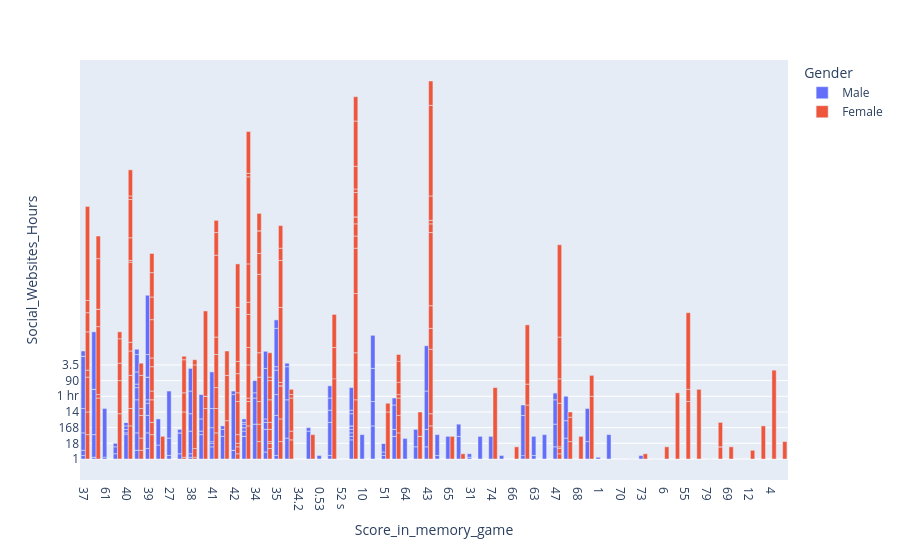

Here is the notebook cell this chart was saved with:
### Code cell
import plotly.express as px
import plotly.graph_objects as go
import pandas as pd
import numpy as np
from scipy import stats

df = pd.read_csv("school.csv")

hours_df = df[[
    "Gender",
    "Ageyears",
    "Score_in_memory_game",
    "Sleep_Hours_Schoolnight", 
    "Sleep_Hours_Non_Schoolnight", 
    "Hanging_Out_With_Friends_Hours",
    "Talking_On_Phone_Hours",
    "Doing_Homework_Hours",
    "Doing_Things_With_Family_Hours",
    "Outdoor_Activities_Hours",
    "Video_Games_Hours",
    "Social_Websites_Hours",
    "Texting_Messaging_Hours",
    "Computer_Use_Hours",
    "Watching_TV_Hours",
    "Paid_Work_Hours",
    "Work_At_Home_Hours"
]]
print(hours_df.shape)

for col in hours_df.columns:
    if col == "Gender":
        continue
    hours_df[col] = pd.to_numeric(hours_df[col], errors='coerce')
hours_df = hours_df.dropna()


print(hours_df.shape)

fig = px.scatter(
    hours_df,
    x="Score_in_memory_game",
    y="Social_Websites_Hours",
    color="Gender",
    trendline="ols",
    template="simple_white"
)


fig = px.bar(
    df,
    x="Score_in_memory_game",
    y="Social_Websites_Hours",
    color="Gender",
    barmode="group"
)

"""
fig = px.scatter(
    df,
    x="Ageyears",
    y="Reaction_time",
    color="Handed",
    trendline="ols",
    template="simple_white"
)
"""

fig.show()

### Figure 1 — Plotly figure (JSON) as saved in the notebook; plotly's stock layout.template omitted (floating-point values rounded to 4 significant figures; data arrays with more than 128 entries replaced by an {"elided": "..."} marker saying what was removed)
{"data": [{"alignmentgroup": "True", "hovertemplate": "Gender=Male<br>Score_in_memory_game=%{x}<br>Social_Websites_Hours=%{y}<extra></extra>", "legendgroup": "Male", "marker": {"color": "#636efa", "pattern": {"shape": ""}}, "name": "Male", "offsetgroup": "Male", "orientation": "v", "showlegend": true, "textposition": "auto", "type": "bar", "x": {"elided": "218 str values"}, "xaxis": "x", "y": {"elided": "218 str values"}, "yaxis": "y"}, {"alignmentgroup": "True", "hovertemplate": "Gender=Female<br>Score_in_memory_game=%{x}<br>Social_Websites_Hours=%{y}<extra></extra>", "legendgroup": "Female", "marker": {"color": "#EF553B", "pattern": {"shape": ""}}, "name": "Female", "offsetgroup": "Female", "orientation": "v", "showlegend": true, "textposition": "auto", "type": "bar", "x": {"elided": "233 str values"}, "xaxis": "x", "y": {"elided": "233 str values"}, "yaxis": "y"}], "layout": {"barmode": "group", "legend": {"title": {"text": "Gender"}, "tracegroupgap": 0}, "margin": {"t": 60}, "xaxis": {"anchor": "y", "domain": [0, 1], "title": {"text": "Score_in_memory_game"}}, "yaxis": {"anchor": "x", "domain": [0, 1], "title": {"text": "Social_Websites_Hours"}}}}
